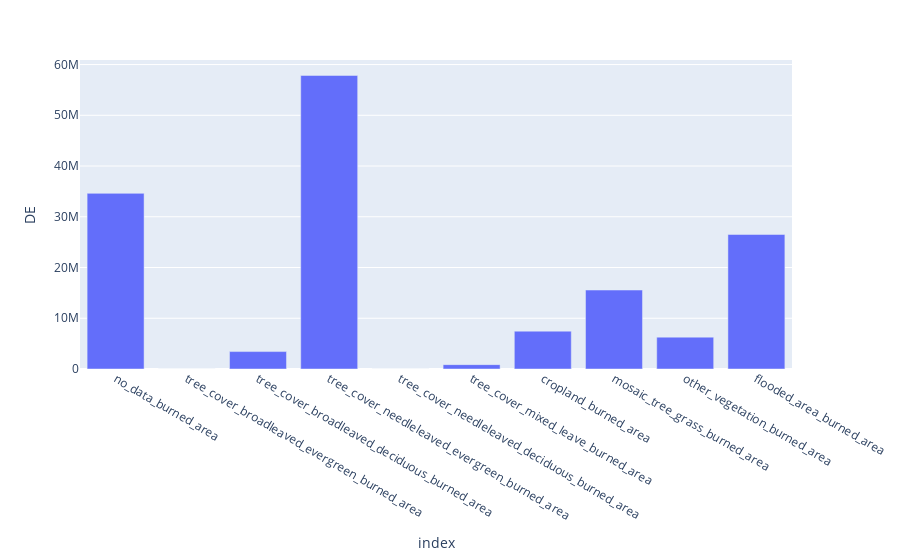

Notebook code for this chart:
### Code cell
import plotly.express as px
fig = px.bar(df_groupby, x='index', y='DE')
fig.show()

### Figure 1 — Plotly figure (JSON) as saved in the notebook; plotly's stock layout.template omitted (floating-point values rounded to 4 significant figures)
{"data": [{"alignmentgroup": "True", "hovertemplate": "index=%{x}<br>DE=%{y}<extra></extra>", "legendgroup": "", "marker": {"color": "#636efa", "pattern": {"shape": ""}}, "name": "", "offsetgroup": "", "orientation": "v", "showlegend": false, "textposition": "auto", "type": "bar", "x": ["no_data_burned_area", "tree_cover_broadleaved_evergreen_burned_area", "tree_cover_broadleaved_deciduous_burned_area", "tree_cover_needleleaved_evergreen_burned_area", "tree_cover_needleleaved_deciduous_burned_area", "tree_cover_mixed_leave_burned_area", "cropland_burned_area", "mosaic_tree_grass_burned_area", "other_vegetation_burned_area", "flooded_area_burned_area"], "xaxis": "x", "y": [34613690, 0, 3434534, 57850492, 0, 858630, 7459369, 15562732, 6278755, 26510340], "yaxis": "y"}], "layout": {"barmode": "relative", "legend": {"tracegroupgap": 0}, "margin": {"t": 60}, "xaxis": {"anchor": "y", "domain": [0, 1], "title": {"text": "index"}}, "yaxis": {"anchor": "x", "domain": [0, 1], "title": {"text": "DE"}}}}
